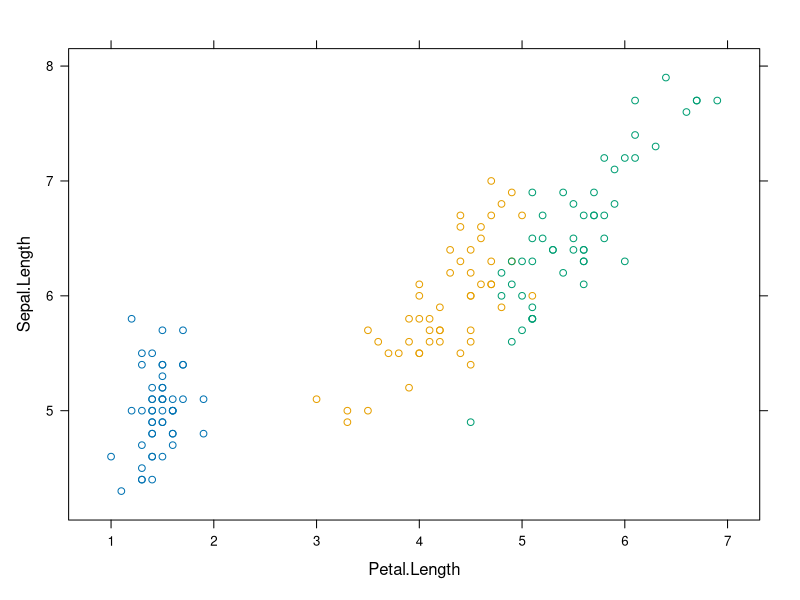
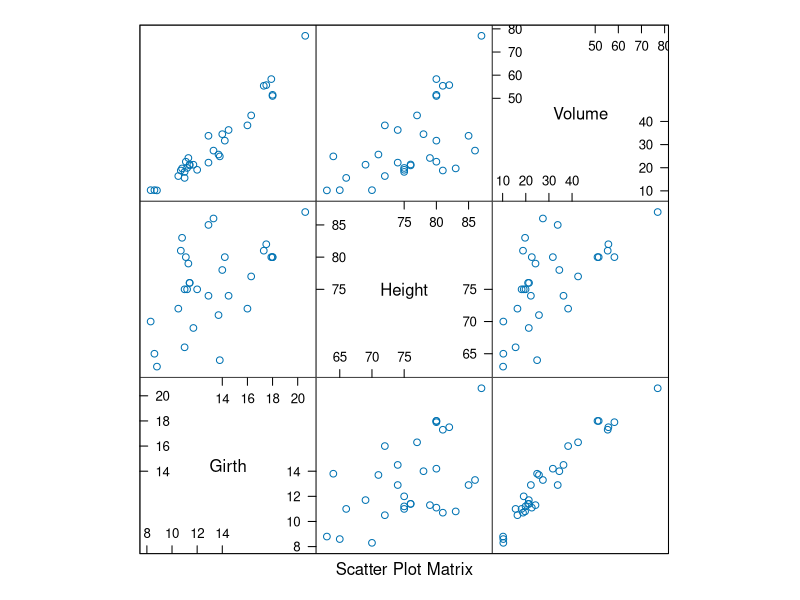
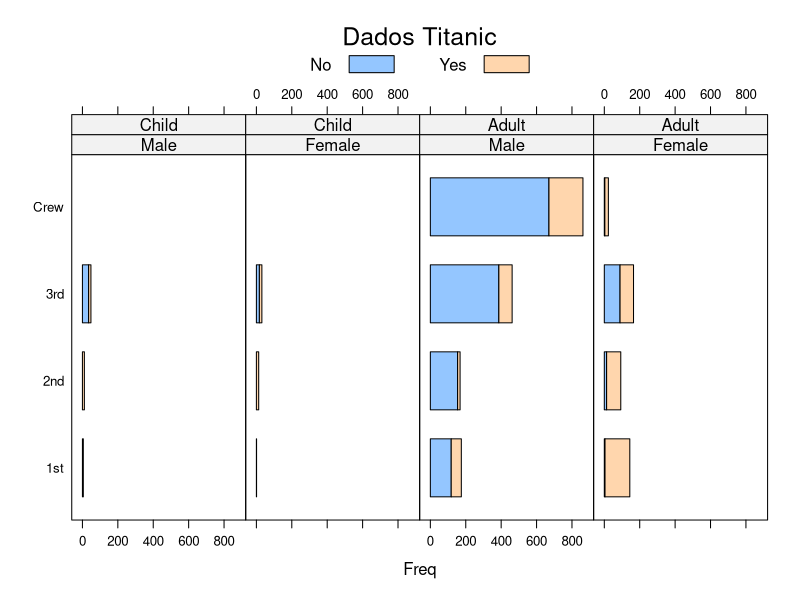
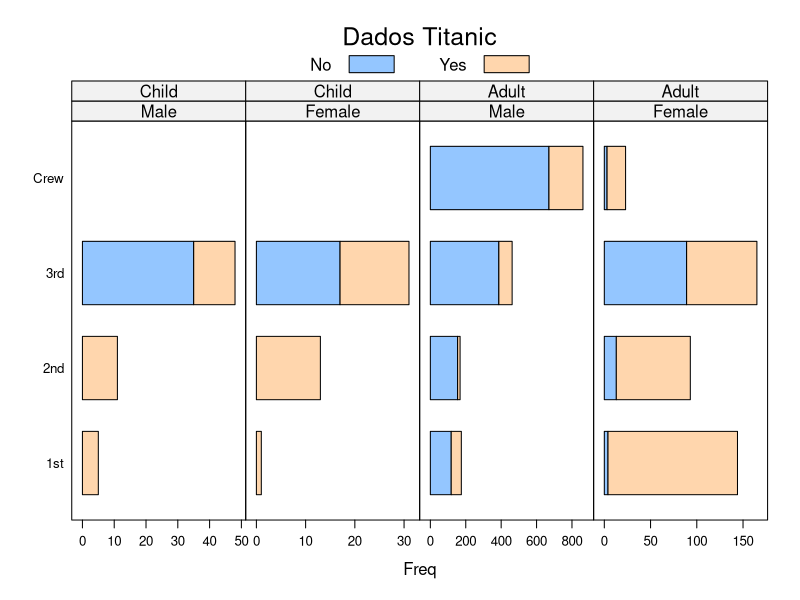
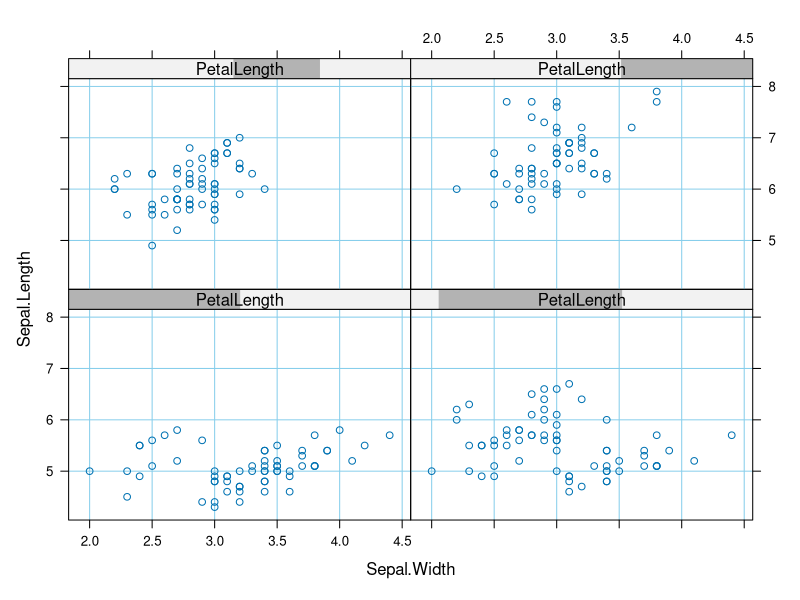
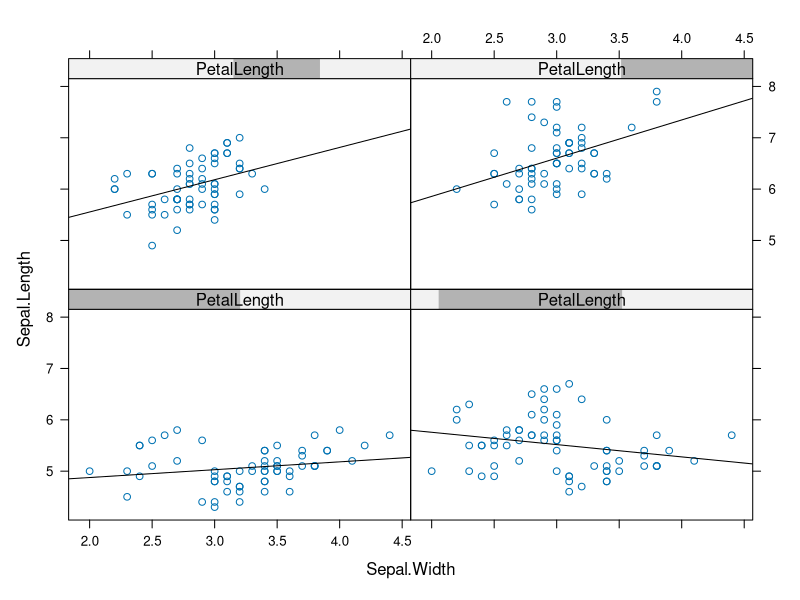
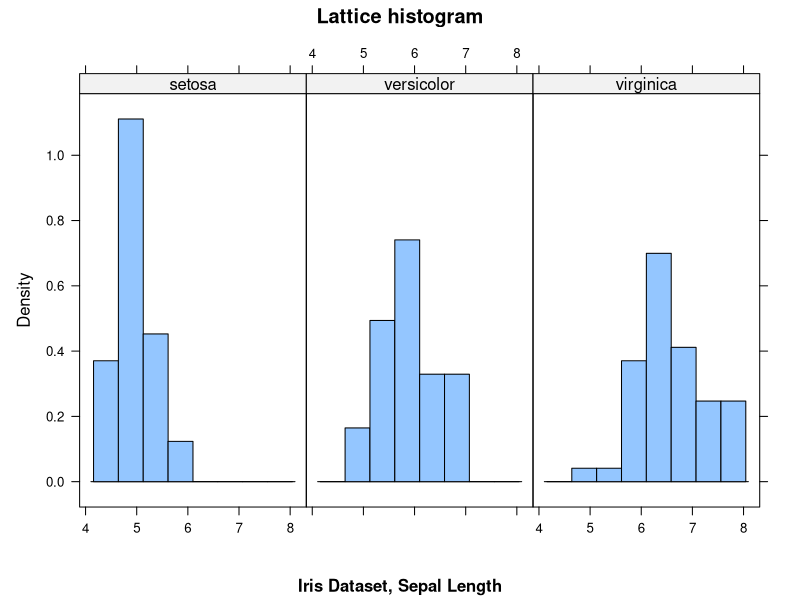
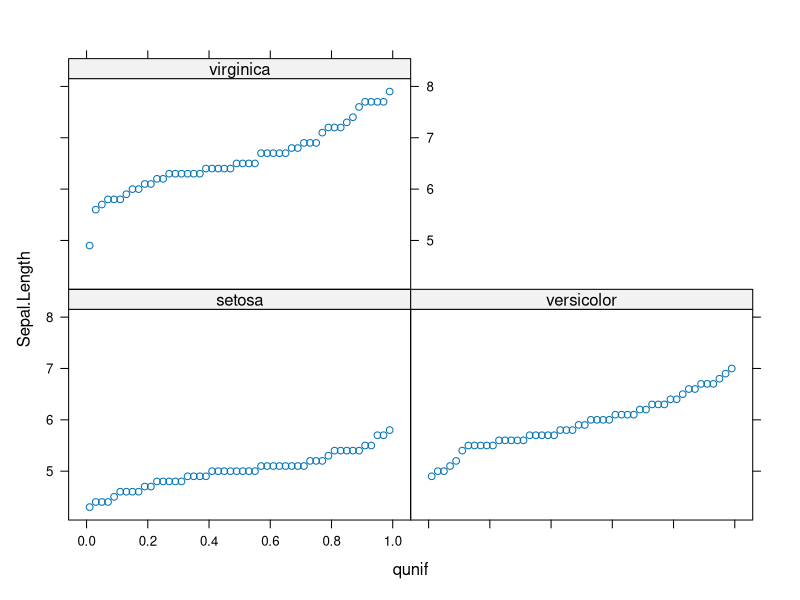

Generate these figures, in order, with R:
## ---- chunk 1
knitr::opts_chunk$set(echo = TRUE)
## ---- chunk 2
library(lattice)
## ---- chunk 3
xyplot(data=iris, groups=Species, Sepal.Length~Petal.Length)
## ---- chunk 4
splom(trees)
## ---- chunk 5
barchart(Class~Freq| Sex+Age, data=as.data.frame(Titanic), groups=Survived, stack=T,
         layout=c(4,1), auto.key=list(title="Dados Titanic", columns=2))
## ---- chunk 6
barchart(Class~Freq| Sex+Age, data=as.data.frame(Titanic), groups=Survived, stack=T,
         layout=c(4,1), auto.key=list(title="Dados Titanic", columns=2),
         scales=list(x="free"))
## ---- chunk 7
x=equal.count(rivers)
x
## ---- chunk 8
PetalLength = equal.count(iris$Petal.Length,4)
PetalLength
## ---- chunk 9
xyplot(Sepal.Length ~ Sepal.Width| PetalLength, data=iris,
       panel = function(...){panel.grid(h=-1, v=-1, col.line='skyblue')
       panel.xyplot(...)})
## ---- chunk 10
xyplot(Sepal.Length ~ Sepal.Width| PetalLength, data=iris,
       panel = function(x,y,...){
         panel.xyplot(x,y,...)
         mylm<-lm(y~x)
         panel.abline(mylm)})
## ---- chunk 11
histogram(~Sepal.Length| Species, xlab = " ", data=iris, layout=c(3,1), 
          type="density", main = "Lattice histogram", 
          sub="Iris Dataset, Sepal Length")
## ---- chunk 12
qqmath(~Sepal.Length| Species, data=iris, distribution = qunif)
## ---- chunk 13
bwplot(Species~Sepal.Length, data=iris)
## ---- chunk 14
bwplot(Species~Sepal.Length, data=iris, panel = panel.violin)
## ---- chunk 15
par(mfrow=c(1,3))
cyls = split(mtcars, mtcars$cyl)
for (ii in 1:length(cyls)){
  tmpdf  =cyls[[ii]]
  sname=names(cyls)[ii]
  plot(tmpdf$wt, tmpdf$mpg, main=paste("MPG vs WT", sname, "cyl"),ylim = c(0,40),
       xlab="WT/1,000",ylab = 'MPG',pch=19, col="blue")
  grid()
}
